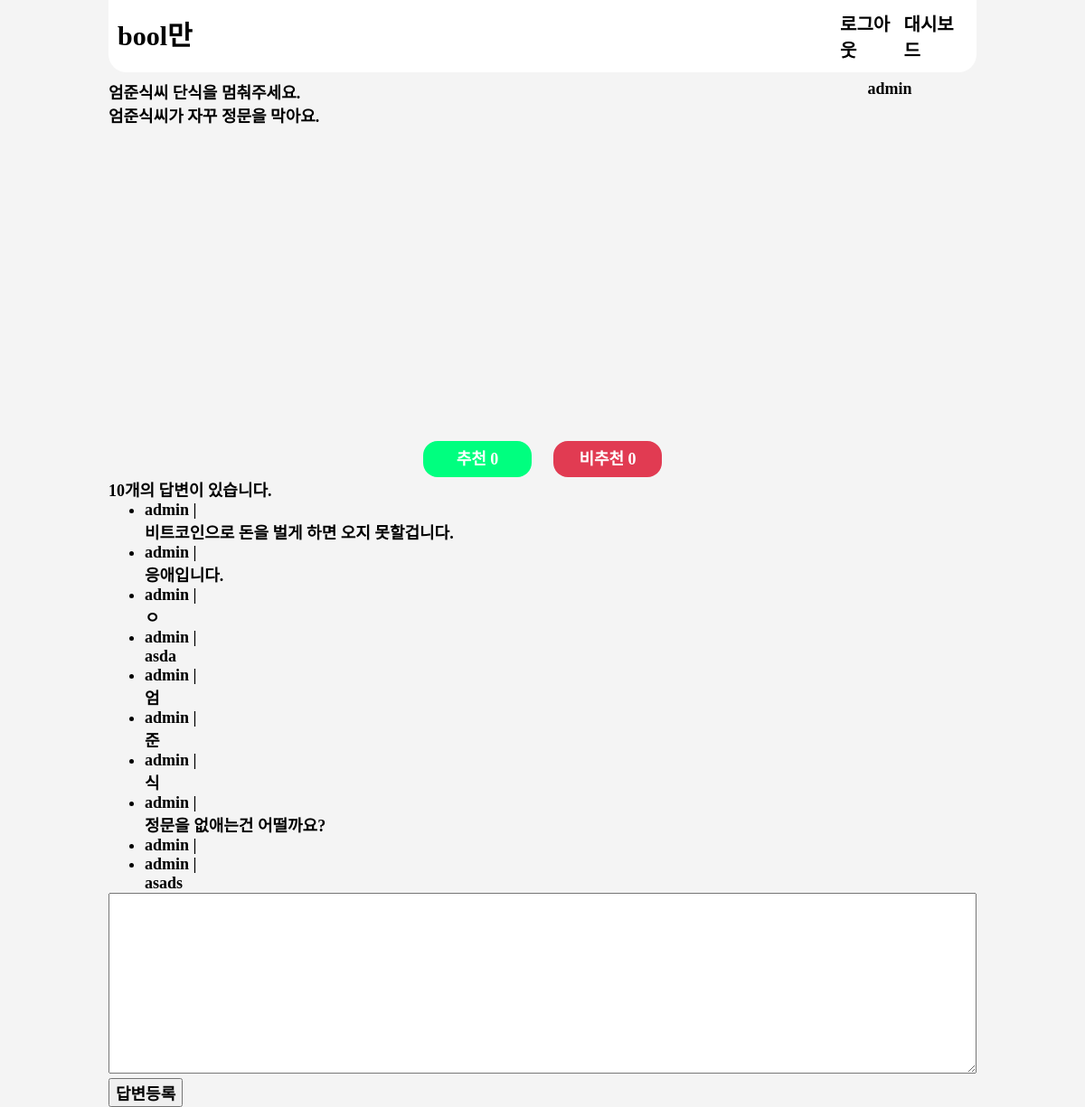
The page /bool/detail/2/ (signed in) on the database its author committed.
### bool/models.py (models this page shows)
class Bool(db.Model):
    id = db.Column(db.Integer, primary_key=True)
    subject = db.Column(db.String(200), nullable=False)
    content = db.Column(db.Text(), nullable=False)
    create_date = db.Column(db.DateTime(), nullable=False)
    user_id = db.Column(db.Integer, db.ForeignKey('user.id', ondelete='CASCADE'), nullable=False)
    user = db.relationship('User', backref=db.backref('Bool_set'))
    cate = db.Column(db.Text(), nullable=False)
    voter_good = db.relationship('User', secondary=bool_good_voter, backref=db.backref('bool_good_voter_set'))
    voter_bad = db.relationship('User', secondary=bool_bad_voter, backref=db.backref('bool_bad_voter_set'))

class User(db.Model):
    id = db.Column(db.Integer, primary_key=True)
    username = db.Column(db.String(150), unique=True, nullable=False)
    password = db.Column(db.String(200), nullable=False)
    email = db.Column(db.String(120), unique=True, nullable=False)

class Comment(db.Model):
    id = db.Column(db.Integer, primary_key=True)
    bool_id = db.Column(db.Integer, db.ForeignKey('bool.id', ondelete='CASCADE'))
    bool = db.relationship('Bool', backref=db.backref('Comment_set'))
    content = db.Column(db.Text(), nullable=False)
    create_date = db.Column(db.DateTime(), nullable=False)
    user_id = db.Column(db.Integer, db.ForeignKey('user.id', ondelete='CASCADE'), nullable=False)
    user = db.relationship('User', backref=db.backref('Comment_set'))

### bool/views/bool_views.py (the view)
@bp.route('/detail/<int:bool_id>/')
def detail(bool_id):
    form = CommentForm()
    bool = Bool.query.get_or_404(bool_id)
    return render_template('bool/bool_detail.html', bool=bool, form=form)

### bool/forms.py
class CommentForm(FlaskForm):
    content = TextAreaField('내용', validators=[DataRequired('내용은 필수입력 항목입니다.')])

### bool/views/auth_views.py (called while the page is built)
@bp.before_app_request
def load_logged_in_user():
    user_id = session.get('user_id')
    if user_id is None:
        g.user = None
    else:
        g.user = User.query.get(user_id)

### bool/views/bool_views.py (called while the page is built)
@bp.after_request
def add_cors_headers(response):
    response.headers['Access-Control-Allow-Origin'] = '*'
    response.headers['Access-Control-Allow-Headers'] = 'Content-Type'
    response.headers['Access-Control-Allow-Methods'] = 'GET, POST, PUT, DELETE'
    return response

### bool/templates/bool/bool_detail.html (shortened to what this page needs)
{% extends 'base.html' %}
{% block content %}
<div class="wrap">
    {% include "navbar.html" %}
    <div class="contentAndUser">
        <div class="contentWrap">
            <h1>{{ bool.subject }}</h1>
            <div>
                {{ bool.content|markdown }}
            </div>
        </div>
        <div class="writeUsers">
            <div>{{ bool.user.username }}</div>
        </div>
    </div>
    <div class="thumsupAndDown">
        <a href="javascript:void(0)" data-uri="{{ url_for('bool.vote_good', bool_id=bool.id) }}"
           class="recommend "> 추천
            <span class="recommend_count">{{ bool.voter_good|length }}</span>
        </a>
        <a href="javascript:void(0)" data-uri="{{ url_for('bool.vote_bad', bool_id=bool.id) }}"
           class="notRecommend "> 비추천
            <span class="notRecommend_count">{{ bool.voter_bad|length }}</span>
        </a>
    </div>
    <h5>{{ bool.Comment_set|length }}개의 답변이 있습니다.</h5>
    <div>
        <ul>
            {% for comment in bool.Comment_set %}
            <li>{{ comment.user.username+" | "+comment.content|markdown }}</li>
            {% endfor %}
        </ul>
    </div>
    <form action="{{ url_for('comment.create', bool_id=bool.id) }}" method="post">
        <textarea class="commentInput" name="content" id="content" rows="15" ></textarea>
        <input type="submit" value="답변등록">
    </form>
</div>
{% endblock %}

### bool/templates/base.html (shortened to what this page needs)
<!DOCTYPE html>
<html lang="ko">
<head>
    <link rel="stylesheet" href="{{ url_for('static', filename='font.css') }}"/>
    <link rel="stylesheet" href="{{ url_for('static', filename='nav.css') }}"/>
    {% if '/bool/detail/' in request.path %}
    <link rel="stylesheet" href="{{ url_for('static', filename='detail.css') }}"/>
    {% endif %}
</head>
<body>
{% block content %} {% endblock %}
</body>
</html>

### bool/templates/navbar.html
<div class="nav">
    <a class="logo" href="{{ url_for('bool._list') }}">bool만</a>
    <div class="loginAndDashboardWrap">
        {% if g.user %}
        <a href="{{ url_for('auth.logout') }}" class="navText">로그아웃</a>
        {% else %}
        <a href="{{ url_for('auth.login') }}" class="navText">로그인</a>
        {% endif %}
        <a class="navText">대시보드</a>
    </div>
</div>

### bool/static/nav.css (style rules this page uses)
.nav { width: 100%; height: 10vh; background: #ffffff; border-radius: 0px 0px 20px 20px; display: flex; flex-direction: row; justify-content: space-between; align-items: center; padding: 10px; }
.loginAndDashboardWrap { width: 15%; display: flex; flex-direction: row; justify-content: space-between; align-items: flex-start; padding: 28px 0px; }

### bool/static/detail.css (style rules this page uses)
* { margin: 0; box-sizing: border-box; }
body { background-color: #f4f4f4; display: flex; justify-content: center; }
.wrap { width: 80vw; height: 100vh; }
.contentAndUser { margin-top: 1vh; display: flex; min-height: 400px; }
.contentWrap { width: 80%; }
.writeUsers { text-align: center; width: 20%; }
.thumsupAndDown { width: 100%; display: flex; justify-content: center; }
.recommend { text-align: center; line-height: 5vh; border-radius: 2vh; width: 10vw; height: 5vh; text-decoration: none; color: #ffffff; background-color: springgreen; margin-right: 1vw; }
.notRecommend { text-align: center; line-height: 5vh; border-radius: 2vh; width: 10vw; height: 5vh; text-decoration: none; color: #ffffff; background-color: #e13b52; margin-left: 1vw; }
.recommend_count, .notRecommend_count { color: white; }
.commentInput { width: 100%; max-height: 200px; }

### rows shown on the page
Bool: subject "엄준식씨 단식을 멈춰주세요.", content "엄준식씨가 자꾸 정문을 막아요."
User: user.username "admin"
Comment: user "admin | 비트코인으로 돈을 벌게 하면 오지 못할겁니다."
Comment: user "admin | 응애입니다."
Comment: user "admin | ㅇ"
Comment: user "admin | asda"
Comment: user "admin | 엄"
Comment: user "admin | 준"
Comment: user "admin | 식"
Comment: user "admin | 정문을 없애는건 어떨까요?"
Comment: user "admin |"
Comment: user "admin | asads"

### other values the page prints
{{ bool.voter_good|length }} "0"
{{ bool.voter_bad|length }} "0"
{{ bool.Comment_set|length }} "10"
